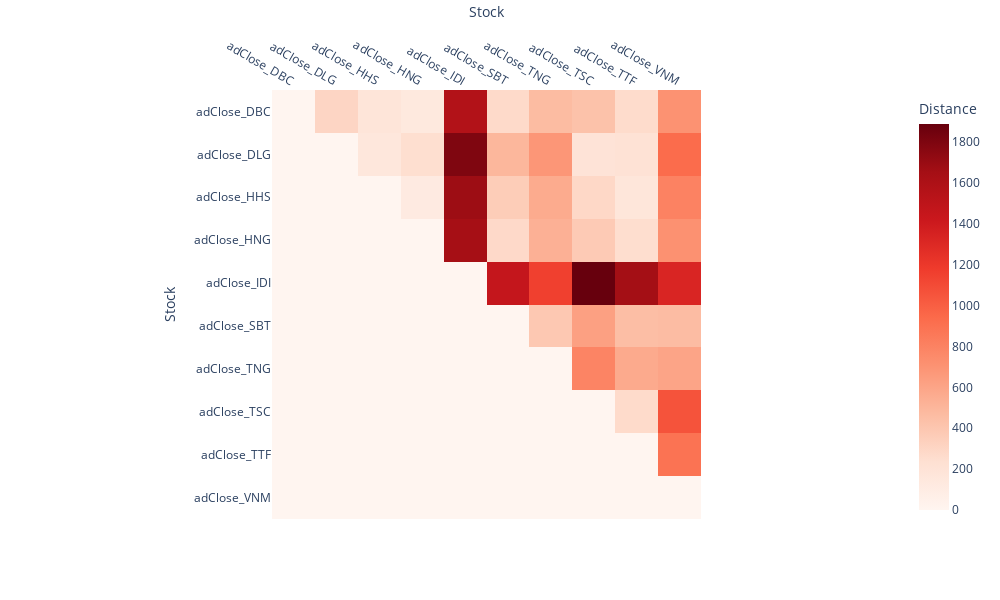

Notebook code for this chart:
### Markdown cell above
## **Gatev Distance Approach Pairs Formation**

### Code cell
gatev_dist.gatev_distance_matrix(df_cum_daily_returns_train)

### Figure 1 — Plotly figure (JSON) as saved in the notebook; plotly's stock layout.template omitted (floating-point values rounded to 4 significant figures)
{"data": [{"coloraxis": "coloraxis", "hovertemplate": "Stock: %{x}<br>Stock: %{y}<br>Distance: %{z}<extra></extra>", "name": "0", "type": "heatmap", "x": ["adClose_DBC", "adClose_DLG", "adClose_HHS", "adClose_HNG", "adClose_IDI", "adClose_SBT", "adClose_TNG", "adClose_TSC", "adClose_TTF", "adClose_VNM"], "xaxis": "x", "y": ["adClose_DBC", "adClose_DLG", "adClose_HHS", "adClose_HNG", "adClose_IDI", "adClose_SBT", "adClose_TNG", "adClose_TSC", "adClose_TTF", "adClose_VNM"], "yaxis": "y", "z": [[0, 304, 177.9, 139.3, 1572.0, 275.6, 466.1, 426.8, 262.7, 705.5], [0, 0, 159.7, 244.6, 1798.0, 495.3, 682.2, 199.1, 210.1, 932.6], [0, 0, 0, 121.8, 1684.0, 360.1, 566.8, 288.6, 173.6, 802.3], [0, 0, 0, 0, 1644.0, 280.2, 532.4, 375.9, 249.3, 711], [0, 0, 0, 0, 0, 1458.0, 1153, 1888.0, 1655.0, 1325.0], [0, 0, 0, 0, 0, 0, 389.7, 625.9, 454.3, 463.2], [0, 0, 0, 0, 0, 0, 0, 790.3, 572.5, 603.7], [0, 0, 0, 0, 0, 0, 0, 0, 268, 1060], [0, 0, 0, 0, 0, 0, 0, 0, 0, 891], [0, 0, 0, 0, 0, 0, 0, 0, 0, 0]]}], "layout": {"coloraxis": {"colorbar": {"title": {"text": "Distance"}}, "colorscale": [[0, "rgb(255,245,240)"], [0.125, "rgb(254,224,210)"], [0.25, "rgb(252,187,161)"], [0.375, "rgb(252,146,114)"], [0.5, "rgb(251,106,74)"], [0.625, "rgb(239,59,44)"], [0.75, "rgb(203,24,29)"], [0.875, "rgb(165,15,21)"], [1, "rgb(103,0,13)"]]}, "height": 600, "margin": {"t": 60}, "width": 1000, "xaxis": {"anchor": "y", "constrain": "domain", "domain": [0, 1], "scaleanchor": "y", "side": "top", "title": {"text": "Stock"}}, "yaxis": {"anchor": "x", "autorange": "reversed", "constrain": "domain", "domain": [0, 1], "title": {"text": "Stock"}}}}
